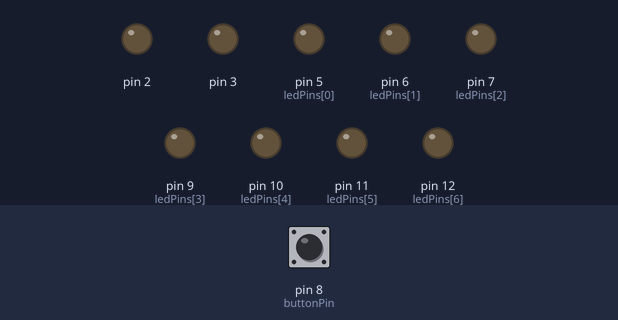
The sketch below on a simulated Arduino Uno, built with avr-gcc and run on an emulated ATmega328P. Shown: output pins drawn as LEDs (lit = HIGH). The test bench sets the inputs (shaded band); at power-on: pin 8 (buttonPin) LOW. Random numbers use the default seed unless the sketch sets one.

Above: at 1.2 s.
1.3 s: pin 8 (buttonPin) pulled HIGH for 0.15 s
At 2.1 s:
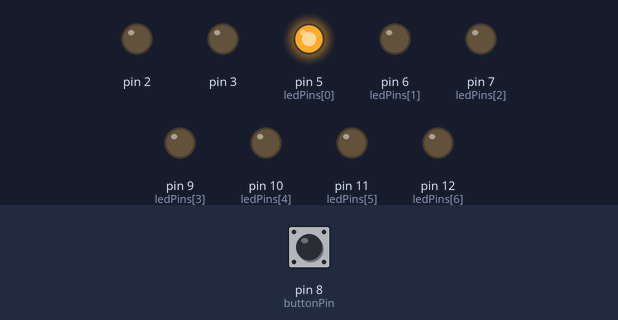
At 8.7 s:
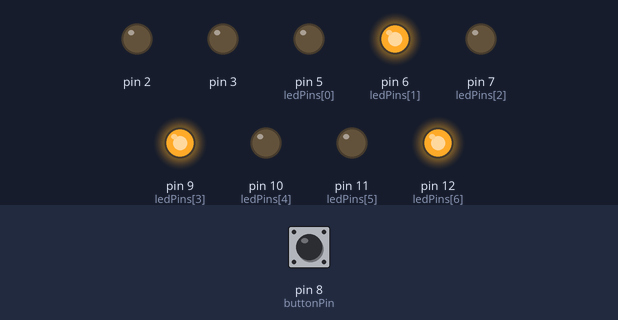
Timing chart, 0 to 13.4 s (numbered marks = the images above; inputs shaded):
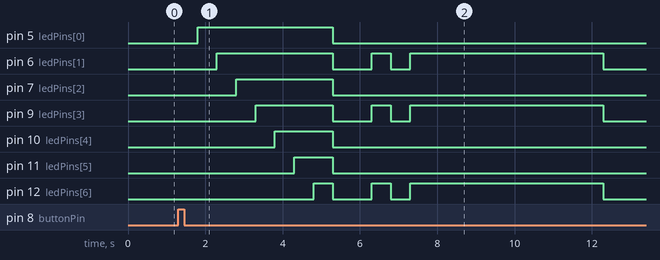

The sketch:

Dice.ino
```cpp
int buttonPin = 8;
int blank = 6;
int ledPins[7] = {5, 6, 7, 9, 10, 11, 12};

int patterns[7][7] = {
  {0, 0, 0, 1, 0, 0, 0}, //One
  {0, 0, 1, 0, 0, 0, 1}, //Two
  {0, 1, 0, 1, 0, 0, 1}, //Three
  {0, 1, 1, 0, 1, 0, 1}, //Four
  {0, 1, 1, 1, 1, 1, 0}, //Five
  {1, 1, 1, 0, 1, 1, 1}, //Six
  {0, 0, 0, 0, 0, 0, 0} //Blank
  };

void setup() {
  for(int i = 0; i < ledPins; i++) {
    pinMode(ledPins[i], OUTPUT);
    show(blank);
    }
    pinMode(buttonPin, INPUT);
    Serial.begin(9600);
    randomSeed(analogRead(A0));
  }

void loop() {
if(digitalRead(buttonPin)) {
  roll();
  delay(250);
  }

}

void roll() {
  int result = 4;
  result = random(0, 6);
  delay(500);
  shuffle();
  delay(500);
  show(result);
  delay(500);
  show(blank);
  delay(500);
  show(result);
  delay(5000);
  show(blank);
  }

void show(int result) {
 for(int i = 0; i < 7; i++) {
  digitalWrite(ledPins[i], patterns[result][i]);
  }
 }

void shuffle() {

  for(int i = 0; i < 7; i++){
    digitalWrite(ledPins[i], patterns[i]);
    delay(500);


    }
    show(blank);
    delay(500);
  }
```

Measured:
- after the input at 1.3 s, pin 5 (ledPins[0]): LOW → HIGH after 0.50 s, → LOW 3.5 s later; pin 6 (ledPins[1]): goes HIGH 3.0 s, LOW 1.0 s, HIGH 0.50 s, LOW 0.50 s, HIGH 5.0 s, then LOW, starting after 1.0 s
